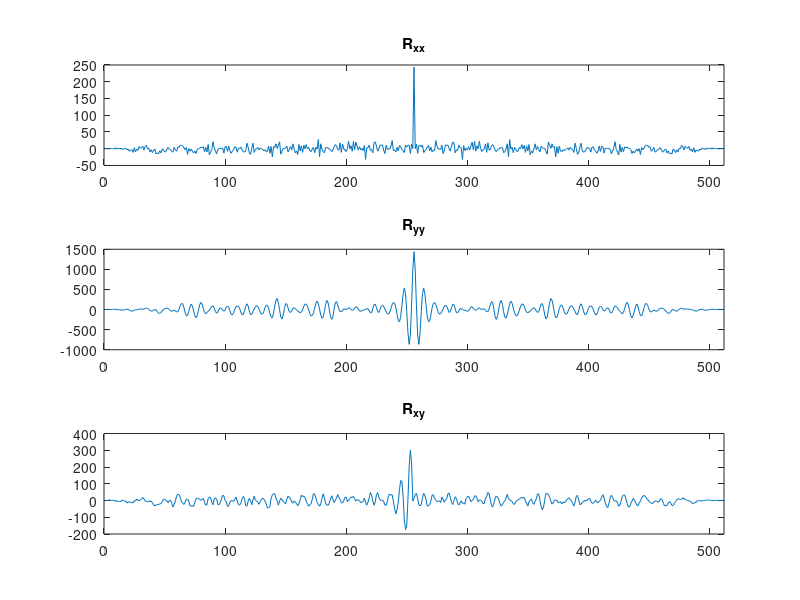

Write MATLAB code to recreate this figure. (Note: this script raises an error after producing the figure.)
%%
% Practice1 Task1: Auto-correlation and Cross-correlation of system IO

% Course: Random Signal Analysis, Professor Dai
% Author: Xiu Shengjie, 16308125
% School of Electronics and Information Technology, SYSU
% Date: 5/29/2019

%% fields
clear
close all

%% 1. Input: Gaussian
x =randn(256, 1);

%% 2. Channel: zero-pole -> rational transfer function 
z = [];
p = [0.65+0.65i,0.65-0.65i];
k = 1;
[b, a] = zp2tf(z,p,k);

%% 3. Input goes through Channel
y = filter(b, a, x);  % filters the input data, x, using a rational transfer function defined by the numerator and denominator coefficients b and a, respectively.

%% 4. Additive noise
y_db10 = awgn(y, 10);
y_db20 = awgn(y, 20);

%% 5. Auto-correlation and Cross-correlation
x_auto =  xcorr(x);
y_db10_auto = xcorr(y_db10);
xydb10_corr = xcorr(x,y_db10);

y_db20_auto = xcorr(y_db20);
xydb20_corr = xcorr(x,y_db20);

%% 6. Plot
figure(1)
subplot(311)
plot(x_auto)
xlim([0, 512])
title('R_{xx}')
subplot(312)
plot(y_db10_auto)
xlim([0, 512])
title('R_{yy}')
subplot(313)
plot(xydb10_corr)
xlim([0, 512])
title('R_{xy}')
suptitle('SNR=10dB');

figure(2)
subplot(311)
plot(x_auto)
xlim([0, 512])
title('R_{xx}')
subplot(312)
plot(y_db20_auto)
xlim([0, 512])
title('R_{yy}')
subplot(313)
plot(xydb20_corr)
xlim([0, 512])
title('R_{xy}')
suptitle('SNR=20dB');

